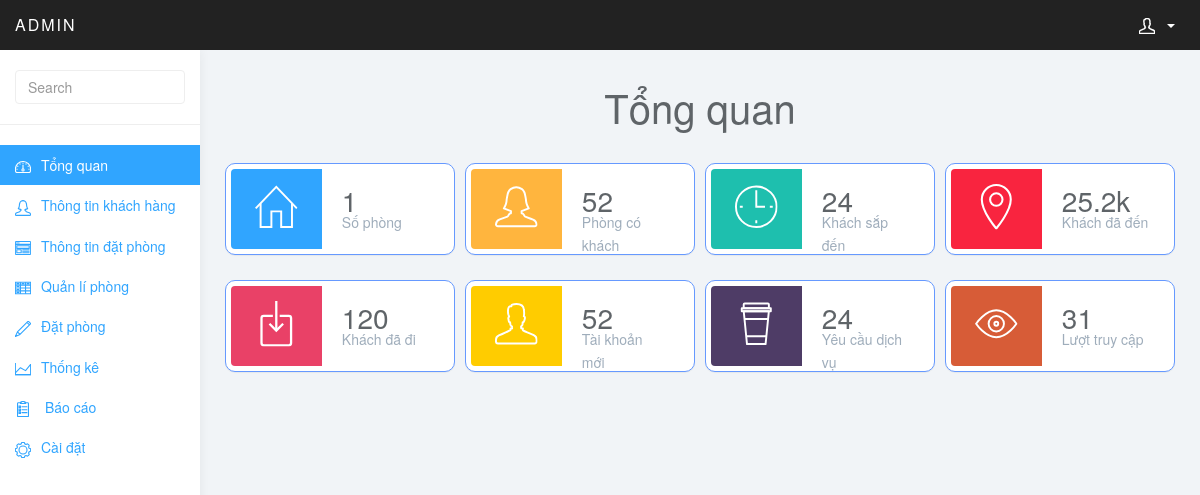
/admin/controller/dashboard.php (signed in), run on an earlier commit of the app's database.
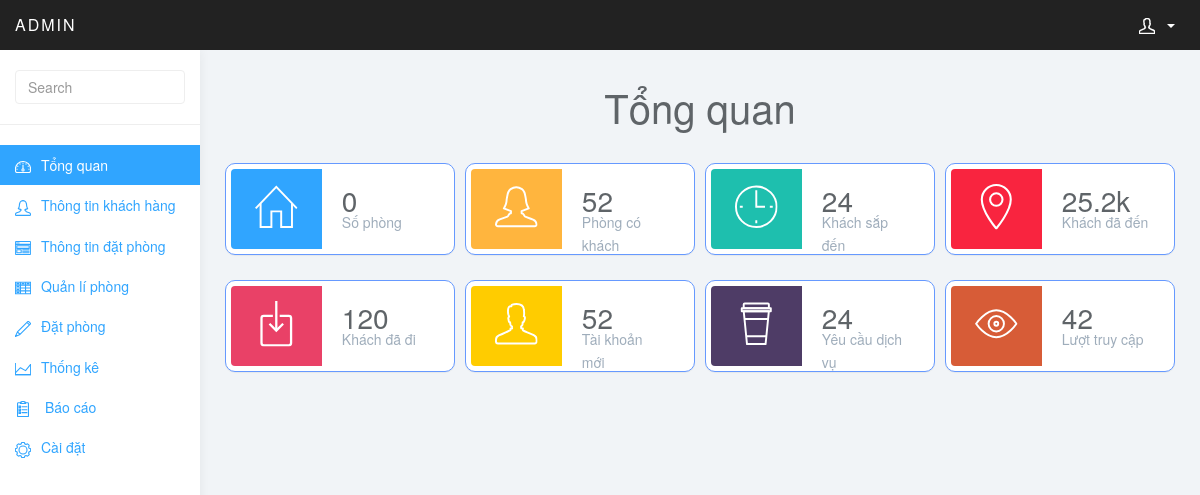
And on a later commit of the database.
### tables this page shows
CREATE TABLE `hotel_option` (
  `id` int(11) NOT NULL,
  `link` varchar(500) NOT NULL,
  `title` varchar(200) NOT NULL,
  `phone` varchar(50) NOT NULL,
  `fax` varchar(50) NOT NULL,
  `email` varchar(100) NOT NULL,
  `city_id` int(11) NOT NULL,
  `adress` varchar(400) NOT NULL,
  `view` int(11) NOT NULL
);

### admin/controller/dashboard.php (called while the page is built)
<?php
	require_once('../view/view_dashboard.php');
?>

### admin/include/get_list.php (called while the page is built, shortened)
<?php
function get_setting() {
    global $db;
    $query = '
        SELECT *
        FROM hotel_option';
    try {
        $statement = $db->prepare($query);
        $statement->execute();
        $result = $statement->fetch();
        return $result;
    } catch (PDOException $e) {
        $error_message = $e->getMessage();
        display_db_error($error_message);
    }
}
?>

### admin/link.php (called while the page is built)
<?php
	require_once('include/config.php');
	require_once('include/get_list.php');
	$option=get_setting();
	$a='/admin';
	$plink=$option['link'].$a;
?>

### admin/include/room_db.php (called while the page is built, shortened)
<?php
function get_list_room() {
    global $db;
    $query = '
        SELECT * FROM room';
    try {
        $statement = $db->prepare($query);
        $statement->execute();
        $result = $statement->fetchAll();
        return $result;
    } catch (PDOException $e) {
        $error_message = $e->getMessage();
        display_db_error($error_message);
    }
}
?>

### admin/view/menu.php (the view, shortened to what the changed rows need)
<?php
	require_once('../link.php');
?>
<!DOCTYPE html>
<html>
<head>
<link href="<?php echo $plink;?>/bootstrap/css/bootstrap.min.css" rel="stylesheet">
<link href="<?php echo $plink;?>/css/styles.css" rel="stylesheet">
<link href="<?php echo $plink;?>/css/form.css" rel="stylesheet">
</head>
<body>

### admin/view/view_dashboard.php (shortened to what the changed rows need)
<?php
	require_once('../include/config.php');
	require_once('../include/get_list.php');
	require_once('../include/room_db.php');
	require_once('../link.php');
		require_once('menu.php');
		$setting=get_setting();
		$count=count(get_list_room());
?>
	<div class="col-sm-9 col-sm-offset-3 col-lg-10 col-lg-offset-2 main">
		<div class="row">
			<div class="col-lg-12">
				<h1 class="page-header" style="text-align:center">Tổng quan</h1>
			</div>
		</div>
		<div class="row">
			<div class="col-xs-12 col-md-6 col-lg-3" style="padding-right: 5px;padding-left: 5px;">
				<div class="panel panel-blue panel-widget ">
					<div class="row no-padding">
						<div class="col-sm-9 col-lg-7 widget-right">
							<div class="large"><?php echo $count;?></div>
							<div class="text-muted">Số phòng</div>
						</div>
					</div>
				</div>
			</div>
			</div>
			<div class="row">
			<div class="col-xs-12 col-md-6 col-lg-3" style="padding-right: 5px;padding-left: 5px;">
				<div class="panel panel-org panel-widget">
					<div class="row no-padding">
						<div class="col-sm-9 col-lg-7 widget-right">
							<div class="large"><?php echo $setting['view'];?></div>
							<div class="text-muted">Lượt truy cập</div>
						</div>
					</div>
				</div>
			</div>
			</div>
		</div>
</body>
</html>

What changed in the data, as far as the page shows it:
changed hotel_option: view "31" → "42"
Also different on the page:
$count: "1" → "0"
